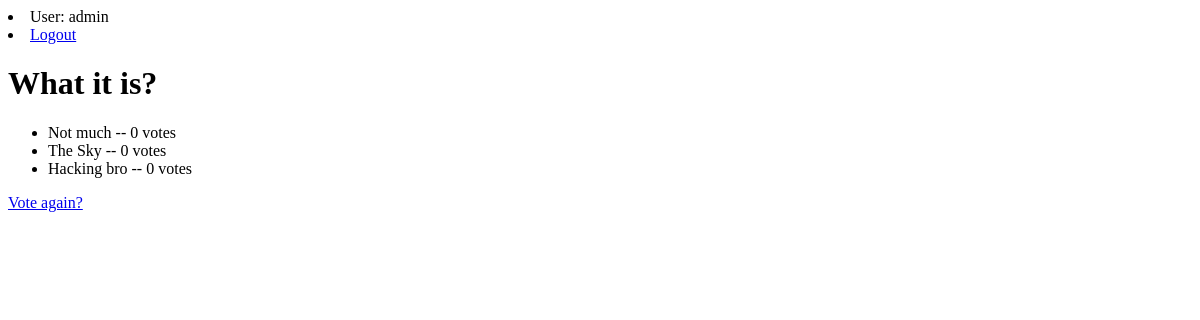
The page /polls/1/results/ (signed in) on the database as committed earlier.
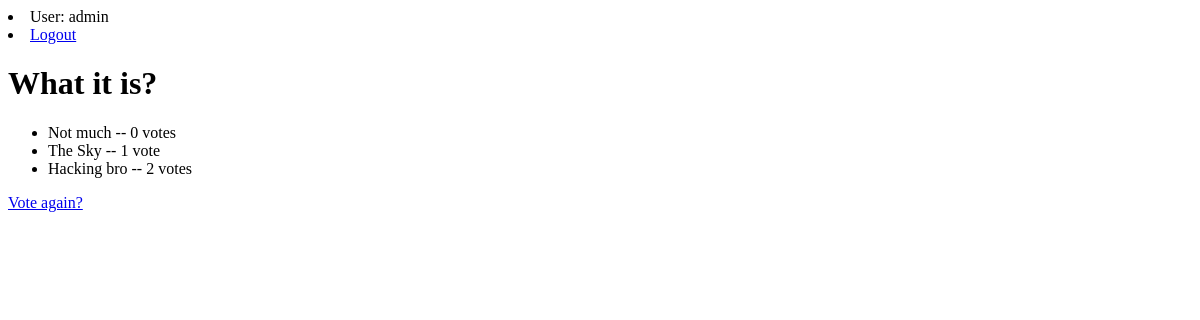
The same page on the database as committed later.
### polls/models.py (models this page shows, shortened)
class Question(models.Model):
    question_text = models.CharField(max_length=200)
    pub_date = models.DateTimeField('date published')
    def was_published_recently(self):
        now = timezone.now()
        return now - datetime.timedelta(days=1) <= self.pub_date <= now
    was_published_recently.admin_order_field = 'pub_date'
    was_published_recently.boolean = True
    was_published_recently.short_description = 'Published recently?'

class Choice(models.Model):
    question = models.ForeignKey(Question, on_delete=models.CASCADE)
    choice_text = models.CharField(max_length=200)
    votes = models.IntegerField(default=0)

### polls/views.py (the view)
# urls.py: url(r'^(?P<pk>[0-9]+)/results/$', login_required(views.ResultsView.as_view()), name='results'),
class ResultsView(generic.DetailView):
    model = Question
    template_name = 'polls/results.html'

### polls/templates/polls/results.html
{% extends "base.html" %}
{% block content %}
<h1>{{ question.question_text }}</h1>
<ul>
{% for choice in question.choice_set.all %}
    <li>{{ choice.choice_text }} -- {{ choice.votes }} vote{{ choice.votes|pluralize }}</li>
{% endfor %}
</ul>
<a href="{% url 'polls:detail' question.id %}">Vote again?</a>
{% endblock content %}

### templates/base.html
{% load staticfiles %}
   {% if user.is_authenticated %}
     <li>User: {{ user.get_username }}</li>
     <li><a href="{% url 'logout'%}?next={{request.path}}">Logout</a></li>
   {% else %}
     <li><a href="{% url 'login'%}?next={{request.path}}">Login</a></li>
   {% endif %}
{% block content %}{% endblock %}

Rows that differ between the two databases and show on the page:
changed Choice "The Sky": votes "0" → "1"
changed Choice "Hacking bro": votes "0" → "2"
